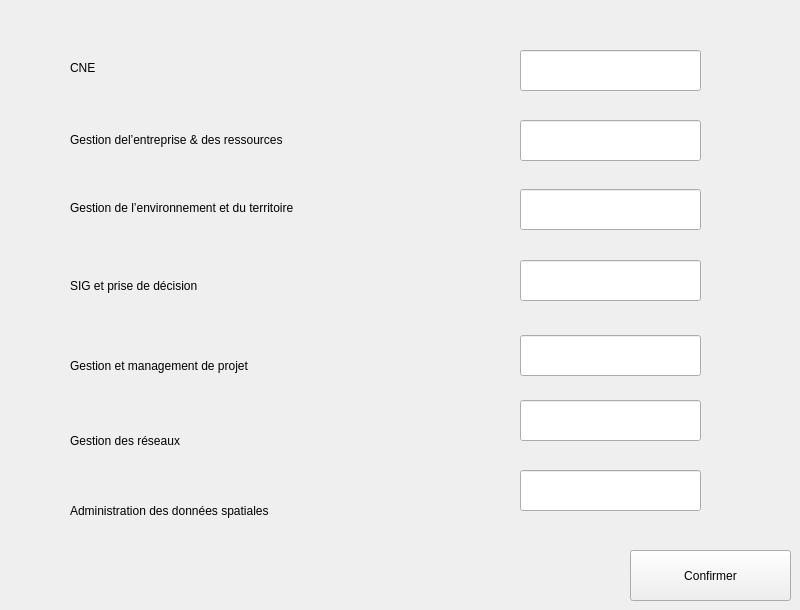
     <widget class="QWidget" name="tab_17">
      <attribute name="title">
       <string>S5</string>
      </attribute>
      <widget class="QLabel" name="label_32">
       <property name="geometry">
        <rect>
         <x>70</x>
         <y>200</y>
         <width>341</width>
         <height>16</height>
        </rect>
       </property>
       <property name="text">
        <string>Gestion de l’environnement et du territoire</string>
       </property>
      </widget>
      <widget class="QLabel" name="label_33">
       <property name="geometry">
        <rect>
         <x>70</x>
         <y>350</y>
         <width>291</width>
         <height>31</height>
        </rect>
       </property>
       <property name="text">
        <string>Gestion et management de projet</string>
       </property>
      </widget>
      <widget class="QLabel" name="label_34">
       <property name="geometry">
        <rect>
         <x>70</x>
         <y>430</y>
         <width>211</width>
         <height>21</height>
        </rect>
       </property>
       <property name="text">
        <string>Gestion des réseaux</string>
       </property>
      </widget>
      <widget class="QLabel" name="label_35">
       <property name="geometry">
        <rect>
         <x>70</x>
         <y>60</y>
         <width>161</width>
         <height>16</height>
        </rect>
       </property>
       <property name="text">
        <string>CNE </string>
       </property>
      </widget>
      <widget class="QLabel" name="label_36">
       <property name="geometry">
        <rect>
         <x>70</x>
         <y>270</y>
         <width>241</width>
         <height>31</height>
        </rect>
       </property>
       <property name="text">
        <string>SIG et prise de décision</string>
       </property>
      </widget>
      <widget class="QLabel" name="label_37">
       <property name="geometry">
        <rect>
         <x>70</x>
         <y>130</y>
         <width>331</width>
         <height>20</height>
        </rect>
       </property>
       <property name="text">
        <string>Gestion del’entreprise &amp; des ressources</string>
       </property>
      </widget>
      <widget class="QLabel" name="label_38">
       <property name="geometry">
        <rect>
         <x>70</x>
         <y>500</y>
         <width>311</width>
         <height>21</height>
        </rect>
       </property>
       <property name="text">
        <string>Administration des données spatiales</string>
       </property>
      </widget>
      <widget class="QPushButton" name="pushButton_10">
       <property name="geometry">
        <rect>
         <x>630</x>
         <y>550</y>
         <width>161</width>
         <height>51</height>
        </rect>
       </property>
       <property name="text">
        <string>Confirmer</string>
       </property>
      </widget>
      <widget class="QLineEdit" name="lineEdit_29">
       <property name="geometry">
        <rect>
         <x>520</x>
         <y>260</y>
         <width>181</width>
         <height>41</height>
        </rect>
       </property>
      </widget>
      <widget class="QLineEdit" name="lineEdit_30">
       <property name="geometry">
        <rect>
         <x>520</x>
         <y>120</y>
         <width>181</width>
         <height>41</height>
        </rect>
       </property>
      </widget>
      <widget class="QLineEdit" name="lineEdit_31">
       <property name="geometry">
        <rect>
         <x>520</x>
         <y>470</y>
         <width>181</width>
         <height>41</height>
        </rect>
       </property>
      </widget>
      <widget class="QLineEdit" name="lineEdit_32">
       <property name="geometry">
        <rect>
         <x>520</x>
         <y>50</y>
         <width>181</width>
         <height>41</height>
        </rect>
       </property>
      </widget>
      <widget class="QLineEdit" name="lineEdit_33">
       <property name="geometry">
        <rect>
         <x>520</x>
         <y>335</y>
         <width>181</width>
         <height>41</height>
        </rect>
       </property>
      </widget>
      <widget class="QLineEdit" name="lineEdit_34">
       <property name="geometry">
        <rect>
         <x>520</x>
         <y>189</y>
         <width>181</width>
         <height>41</height>
        </rect>
       </property>
      </widget>
      <widget class="QLineEdit" name="lineEdit_35">
       <property name="geometry">
        <rect>
         <x>520</x>
         <y>400</y>
         <width>181</width>
         <height>41</height>
        </rect>
       </property>
      </widget>
     </widget>
